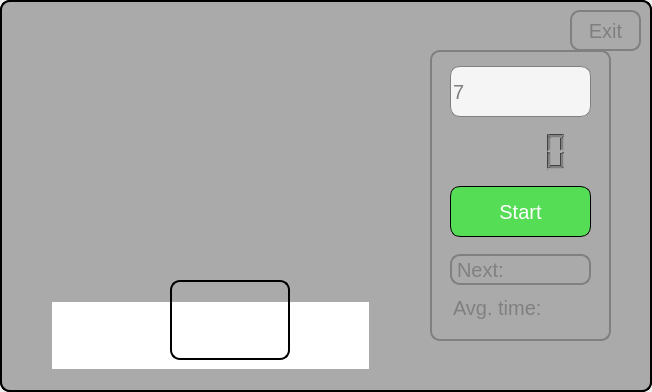
<?xml version="1.0" encoding="UTF-8"?>
<ui version="4.0">
 <class>sulteForm</class>
 <widget class="QMainWindow" name="sulteForm">
  <property name="geometry">
   <rect>
    <x>0</x>
    <y>0</y>
    <width>652</width>
    <height>392</height>
   </rect>
  </property>
  <property name="windowTitle">
   <string>Sulte</string>
  </property>
  <property name="styleSheet">
   <string notr="true">*{
	font-size:20px;
	border: 2px solid black;
	border-radius: 10px;
	color: gray;
}
QWidget#ebaniyWidget{
	background-color:#aaa;
}</string>
  </property>
  <widget class="QWidget" name="ebaniyWidget">
   <property name="minimumSize">
    <size>
     <width>0</width>
     <height>0</height>
    </size>
   </property>
   <widget class="QWidget" name="tableWidget" native="true">
    <property name="geometry">
     <rect>
      <x>40</x>
      <y>30</y>
      <width>321</width>
      <height>231</height>
     </rect>
    </property>
    <property name="styleSheet">
     <string notr="true">QWidget#tableWidget{background-color:transparent;
border-color:transparent; }
</string>
    </property>
   </widget>
   <widget class="QFrame" name="controls">
    <property name="geometry">
     <rect>
      <x>430</x>
      <y>50</y>
      <width>181</width>
      <height>291</height>
     </rect>
    </property>
    <property name="styleSheet">
     <string notr="true">border-color:gray;</string>
    </property>
    <property name="frameShape">
     <enum>QFrame::StyledPanel</enum>
    </property>
    <property name="frameShadow">
     <enum>QFrame::Raised</enum>
    </property>
    <widget class="QSpinBox" name="spinBox">
     <property name="geometry">
      <rect>
       <x>20</x>
       <y>16</y>
       <width>141</width>
       <height>51</height>
      </rect>
     </property>
     <property name="palette">
      <palette>
       <active>
        <colorrole role="WindowText">
         <brush brushstyle="SolidPattern">
          <color alpha="255">
           <red>128</red>
           <green>128</green>
           <blue>128</blue>
          </color>
         </brush>
        </colorrole>
        <colorrole role="Button">
         <brush brushstyle="SolidPattern">
          <color alpha="255">
           <red>245</red>
           <green>245</green>
           <blue>245</blue>
          </color>
         </brush>
        </colorrole>
        <colorrole role="Text">
         <brush brushstyle="SolidPattern">
          <color alpha="255">
           <red>128</red>
           <green>128</green>
           <blue>128</blue>
          </color>
         </brush>
        </colorrole>
        <colorrole role="ButtonText">
         <brush brushstyle="SolidPattern">
          <color alpha="255">
           <red>128</red>
           <green>128</green>
           <blue>128</blue>
          </color>
         </brush>
        </colorrole>
        <colorrole role="Base">
         <brush brushstyle="SolidPattern">
          <color alpha="255">
           <red>245</red>
           <green>245</green>
           <blue>245</blue>
          </color>
         </brush>
        </colorrole>
        <colorrole role="Window">
         <brush brushstyle="SolidPattern">
          <color alpha="255">
           <red>245</red>
           <green>245</green>
           <blue>245</blue>
          </color>
         </brush>
        </colorrole>
       </active>
       <inactive>
        <colorrole role="WindowText">
         <brush brushstyle="SolidPattern">
          <color alpha="255">
           <red>128</red>
           <green>128</green>
           <blue>128</blue>
          </color>
         </brush>
        </colorrole>
        <colorrole role="Button">
         <brush brushstyle="SolidPattern">
          <color alpha="255">
           <red>245</red>
           <green>245</green>
           <blue>245</blue>
          </color>
         </brush>
        </colorrole>
        <colorrole role="Text">
         <brush brushstyle="SolidPattern">
          <color alpha="255">
           <red>128</red>
           <green>128</green>
           <blue>128</blue>
          </color>
         </brush>
        </colorrole>
        <colorrole role="ButtonText">
         <brush brushstyle="SolidPattern">
          <color alpha="255">
           <red>128</red>
           <green>128</green>
           <blue>128</blue>
          </color>
         </brush>
        </colorrole>
        <colorrole role="Base">
         <brush brushstyle="SolidPattern">
          <color alpha="255">
           <red>245</red>
           <green>245</green>
           <blue>245</blue>
          </color>
         </brush>
        </colorrole>
        <colorrole role="Window">
         <brush brushstyle="SolidPattern">
          <color alpha="255">
           <red>245</red>
           <green>245</green>
           <blue>245</blue>
          </color>
         </brush>
        </colorrole>
       </inactive>
       <disabled>
        <colorrole role="WindowText">
         <brush brushstyle="SolidPattern">
          <color alpha="255">
           <red>128</red>
           <green>128</green>
           <blue>128</blue>
          </color>
         </brush>
        </colorrole>
        <colorrole role="Button">
         <brush brushstyle="SolidPattern">
          <color alpha="255">
           <red>245</red>
           <green>245</green>
           <blue>245</blue>
          </color>
         </brush>
        </colorrole>
        <colorrole role="Text">
         <brush brushstyle="SolidPattern">
          <color alpha="255">
           <red>128</red>
           <green>128</green>
           <blue>128</blue>
          </color>
         </brush>
        </colorrole>
        <colorrole role="ButtonText">
         <brush brushstyle="SolidPattern">
          <color alpha="255">
           <red>128</red>
           <green>128</green>
           <blue>128</blue>
          </color>
         </brush>
        </colorrole>
        <colorrole role="Base">
         <brush brushstyle="SolidPattern">
          <color alpha="255">
           <red>245</red>
           <green>245</green>
           <blue>245</blue>
          </color>
         </brush>
        </colorrole>
        <colorrole role="Window">
         <brush brushstyle="SolidPattern">
          <color alpha="255">
           <red>245</red>
           <green>245</green>
           <blue>245</blue>
          </color>
         </brush>
        </colorrole>
       </disabled>
      </palette>
     </property>
     <property name="cursor">
      <cursorShape>SizeVerCursor</cursorShape>
     </property>
     <property name="toolTip">
      <string>&lt;!DOCTYPE HTML PUBLIC &quot;-//W3C//DTD HTML 4.0//EN&quot; &quot;http://www.w3.org/TR/REC-html40/strict.dtd&quot;&gt;
&lt;html&gt;&lt;head&gt;&lt;meta name=&quot;qrichtext&quot; content=&quot;1&quot; /&gt;&lt;style type=&quot;text/css&quot;&gt;
p, li { white-space: pre-wrap; }
&lt;/style&gt;&lt;/head&gt;&lt;body style=&quot; font-family:'MS Shell Dlg 2'; font-size:8.25pt; font-weight:400; font-style:normal;&quot;&gt;
&lt;p style=&quot; margin-top:0px; margin-bottom:0px; margin-left:0px; margin-right:0px; -qt-block-indent:0; text-indent:0px;&quot;&gt;&lt;span style=&quot; font-size:8pt; font-weight:600;&quot;&gt;table size&lt;/span&gt;&lt;/p&gt;
&lt;p style=&quot; margin-top:0px; margin-bottom:0px; margin-left:0px; margin-right:0px; -qt-block-indent:0; text-indent:0px;&quot;&gt;&lt;span style=&quot; font-size:8pt;&quot;&gt;rotate the wheel &lt;/span&gt;&lt;/p&gt;
&lt;p style=&quot; margin-top:0px; margin-bottom:0px; margin-left:0px; margin-right:0px; -qt-block-indent:0; text-indent:0px;&quot;&gt;&lt;span style=&quot; font-size:8pt;&quot;&gt;or type&lt;/span&gt;&lt;/p&gt;
&lt;p style=&quot;-qt-paragraph-type:empty; margin-top:0px; margin-bottom:0px; margin-left:0px; margin-right:0px; -qt-block-indent:0; text-indent:0px; font-size:8pt;&quot;&gt;&lt;/p&gt;&lt;/body&gt;&lt;/html&gt;</string>
     </property>
     <property name="styleSheet">
      <string notr="true">background-color: #f5f5f5;
border-width:1px;</string>
     </property>
     <property name="frame">
      <bool>true</bool>
     </property>
     <property name="buttonSymbols">
      <enum>QAbstractSpinBox::NoButtons</enum>
     </property>
     <property name="specialValueText">
      <string/>
     </property>
     <property name="suffix">
      <string comment="см"/>
     </property>
     <property name="minimum">
      <number>1</number>
     </property>
     <property name="maximum">
      <number>21</number>
     </property>
     <property name="value">
      <number>7</number>
     </property>
    </widget>
    <widget class="QLCDNumber" name="lcdNumber">
     <property name="geometry">
      <rect>
       <x>30</x>
       <y>76</y>
       <width>111</width>
       <height>51</height>
      </rect>
     </property>
     <property name="palette">
      <palette>
       <active>
        <colorrole role="WindowText">
         <brush brushstyle="SolidPattern">
          <color alpha="255">
           <red>128</red>
           <green>128</green>
           <blue>128</blue>
          </color>
         </brush>
        </colorrole>
        <colorrole role="Light">
         <brush brushstyle="SolidPattern">
          <color alpha="255">
           <red>66</red>
           <green>66</green>
           <blue>66</blue>
          </color>
         </brush>
        </colorrole>
        <colorrole role="Text">
         <brush brushstyle="SolidPattern">
          <color alpha="255">
           <red>128</red>
           <green>128</green>
           <blue>128</blue>
          </color>
         </brush>
        </colorrole>
        <colorrole role="ButtonText">
         <brush brushstyle="SolidPattern">
          <color alpha="255">
           <red>128</red>
           <green>128</green>
           <blue>128</blue>
          </color>
         </brush>
        </colorrole>
       </active>
       <inactive>
        <colorrole role="WindowText">
         <brush brushstyle="SolidPattern">
          <color alpha="255">
           <red>128</red>
           <green>128</green>
           <blue>128</blue>
          </color>
         </brush>
        </colorrole>
        <colorrole role="Light">
         <brush brushstyle="SolidPattern">
          <color alpha="255">
           <red>66</red>
           <green>66</green>
           <blue>66</blue>
          </color>
         </brush>
        </colorrole>
        <colorrole role="Text">
         <brush brushstyle="SolidPattern">
          <color alpha="255">
           <red>128</red>
           <green>128</green>
           <blue>128</blue>
          </color>
         </brush>
        </colorrole>
        <colorrole role="ButtonText">
         <brush brushstyle="SolidPattern">
          <color alpha="255">
           <red>128</red>
           <green>128</green>
           <blue>128</blue>
          </color>
         </brush>
        </colorrole>
       </inactive>
       <disabled>
        <colorrole role="WindowText">
         <brush brushstyle="SolidPattern">
          <color alpha="255">
           <red>128</red>
           <green>128</green>
           <blue>128</blue>
          </color>
         </brush>
        </colorrole>
        <colorrole role="Light">
         <brush brushstyle="SolidPattern">
          <color alpha="255">
           <red>66</red>
           <green>66</green>
           <blue>66</blue>
          </color>
         </brush>
        </colorrole>
        <colorrole role="Text">
         <brush brushstyle="SolidPattern">
          <color alpha="255">
           <red>128</red>
           <green>128</green>
           <blue>128</blue>
          </color>
         </brush>
        </colorrole>
        <colorrole role="ButtonText">
         <brush brushstyle="SolidPattern">
          <color alpha="255">
           <red>128</red>
           <green>128</green>
           <blue>128</blue>
          </color>
         </brush>
        </colorrole>
       </disabled>
      </palette>
     </property>
     <property name="styleSheet">
      <string notr="true">font-weight: bold;
border-color:transparent;</string>
     </property>
    </widget>
    <widget class="QPushButton" name="startButton">
     <property name="geometry">
      <rect>
       <x>20</x>
       <y>136</y>
       <width>141</width>
       <height>51</height>
      </rect>
     </property>
     <property name="cursor">
      <cursorShape>PointingHandCursor</cursorShape>
     </property>
     <property name="styleSheet">
      <string notr="true">background-color:#55dd55;
color: white;
border-width:1px;
border-color:black;</string>
     </property>
     <property name="text">
      <string>Start</string>
     </property>
    </widget>
    <widget class="QLabel" name="nextLabel">
     <property name="geometry">
      <rect>
       <x>20</x>
       <y>204</y>
       <width>141</width>
       <height>31</height>
      </rect>
     </property>
     <property name="text">
      <string>Next: </string>
     </property>
    </widget>
    <widget class="QLabel" name="avgTime">
     <property name="geometry">
      <rect>
       <x>23</x>
       <y>242</y>
       <width>140</width>
       <height>31</height>
      </rect>
     </property>
     <property name="styleSheet">
      <string notr="true">border:none; font-size: 20px;</string>
     </property>
     <property name="text">
      <string>Avg. time: </string>
     </property>
    </widget>
   </widget>
   <widget class="QPlainTextEdit" name="plainTextEdit">
    <property name="geometry">
     <rect>
      <x>50</x>
      <y>300</y>
      <width>321</width>
      <height>71</height>
     </rect>
    </property>
    <property name="styleSheet">
     <string notr="true">font-size:20px; border-color:transparent;</string>
    </property>
   </widget>
   <widget class="ExitLabel" name="exitButton">
    <property name="geometry">
     <rect>
      <x>570</x>
      <y>10</y>
      <width>71</width>
      <height>41</height>
     </rect>
    </property>
    <property name="cursor">
     <cursorShape>PointingHandCursor</cursorShape>
    </property>
    <property name="styleSheet">
     <string notr="true">border-color:gray;

</string>
    </property>
    <property name="text">
     <string>Exit</string>
    </property>
    <property name="alignment">
     <set>Qt::AlignCenter</set>
    </property>
   </widget>
   <widget class="Grafik" name="frame">
    <property name="geometry">
     <rect>
      <x>170</x>
      <y>280</y>
      <width>120</width>
      <height>80</height>
     </rect>
    </property>
    <property name="frameShape">
     <enum>QFrame::StyledPanel</enum>
    </property>
    <property name="frameShadow">
     <enum>QFrame::Raised</enum>
    </property>
   </widget>
  </widget>
 </widget>
 <layoutdefault spacing="6" margin="11"/>
 <customwidgets>
  <customwidget>
   <class>ExitLabel</class>
   <extends>QLabel</extends>
   <header>sulte.h</header>
  </customwidget>
  <customwidget>
   <class>Grafik</class>
   <extends>QFrame</extends>
   <header>graphic.h</header>
   <container>1</container>
  </customwidget>
 </customwidgets>
 <resources/>
 <connections/>
</ui>
